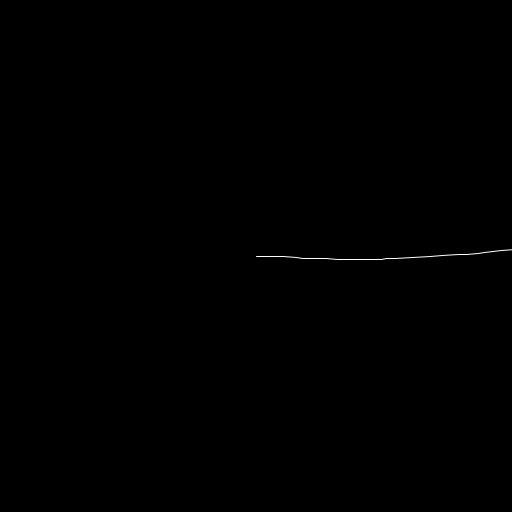
Frame 1 (no input)
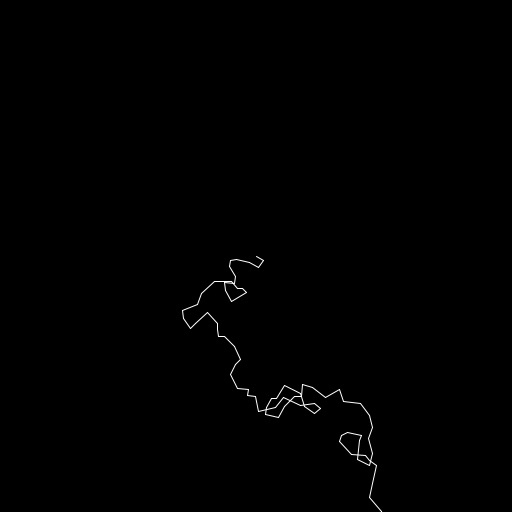
Frame 60 (the mouse pressed at the canvas centre just before this capture)
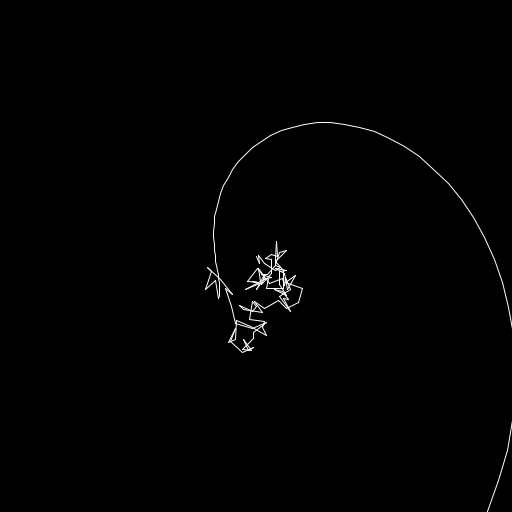
Frame 120 (the mouse held since frame 60 and released just before this capture)

The Processing sketch that drew these frames (run headless with seeded random() and noise(); from frame 60 on, the mouse is pressed at the canvas centre):

// Processing sketch: kruhy
// ── kruhy.pde
int num = 100;

float rots[];
float speeds[];
float L[];

int MEM_SIZE = 1000;

ArrayList mem;

void setup(){

  size(512,512);
  rots = new float[num];
  L = new float[num];
  speeds = new float[num];

  mem = new ArrayList();

  for(int i = 0 ; i < num;i++){
    speeds[i] = (random(-PI,PI))/100.0;
    L[i] = random(5,20);
    rots[i] = 0;
  }
}




void draw(){

  background(0);


  stroke(255);

  for(int i = 0 ; i < num;i++){
    rots[i] += speeds[i];
  }

  translate(width/2,height/2);

  for(int i = 0 ; i < num;i++){

    rotate(rots[i]);
    line(L[i],0,0,0);
    translate(L[i],0);

    if(i==num-1)
      mem.add(new PVector(screenX(0,0),screenY(0,0)));
  }

  if(mem.size()>MEM_SIZE){
    mem.remove(0);
  }

  noFill();

  resetMatrix();

  beginShape();
  for(int i = 0 ; i < mem.size();i++){
    stroke(255,map(i,0,mem.size(),0,255));
    PVector tmp = (PVector)mem.get(i);

    vertex(tmp.x,tmp.y);
  }

  endShape();



}
